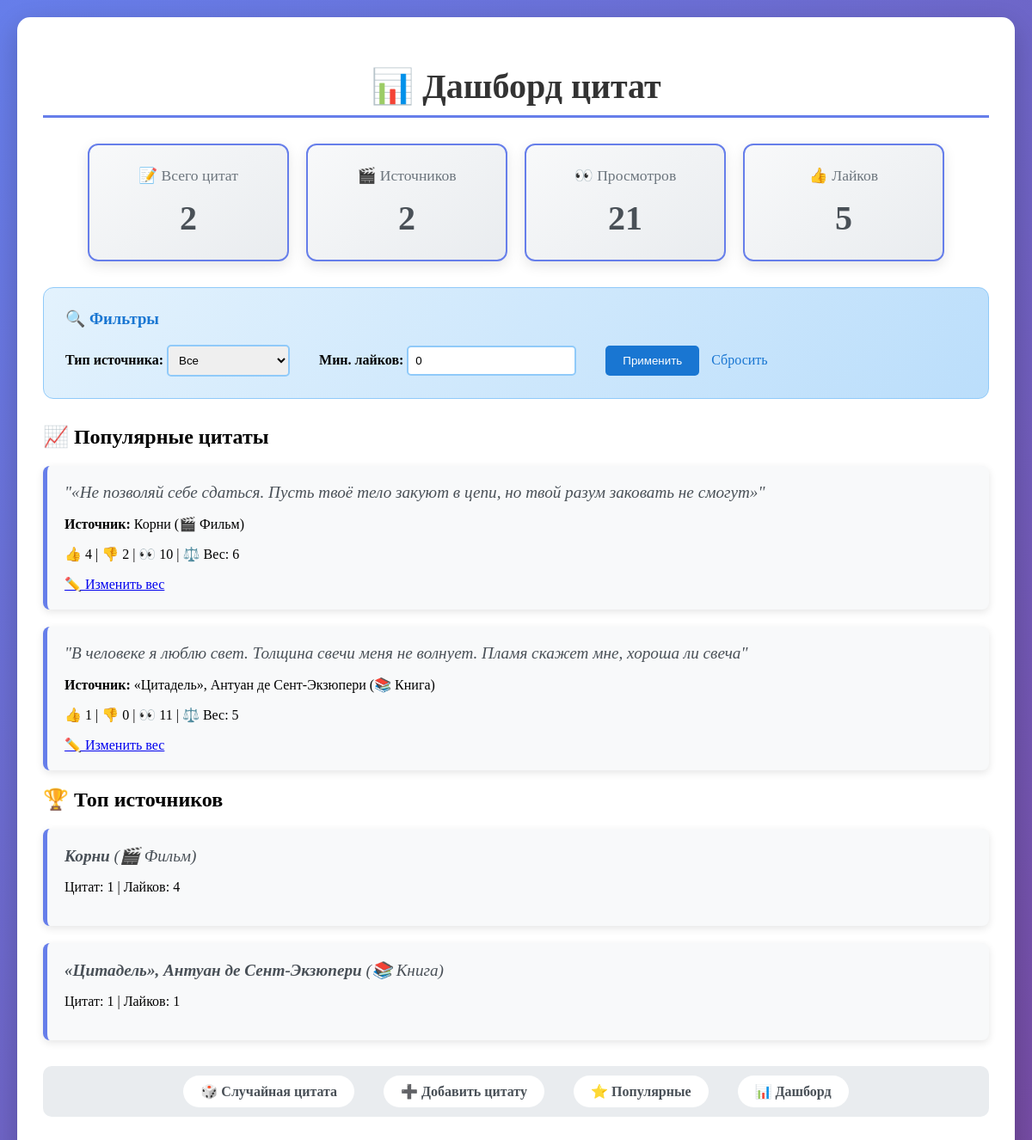
Page /dashboard/ on the earlier database version.
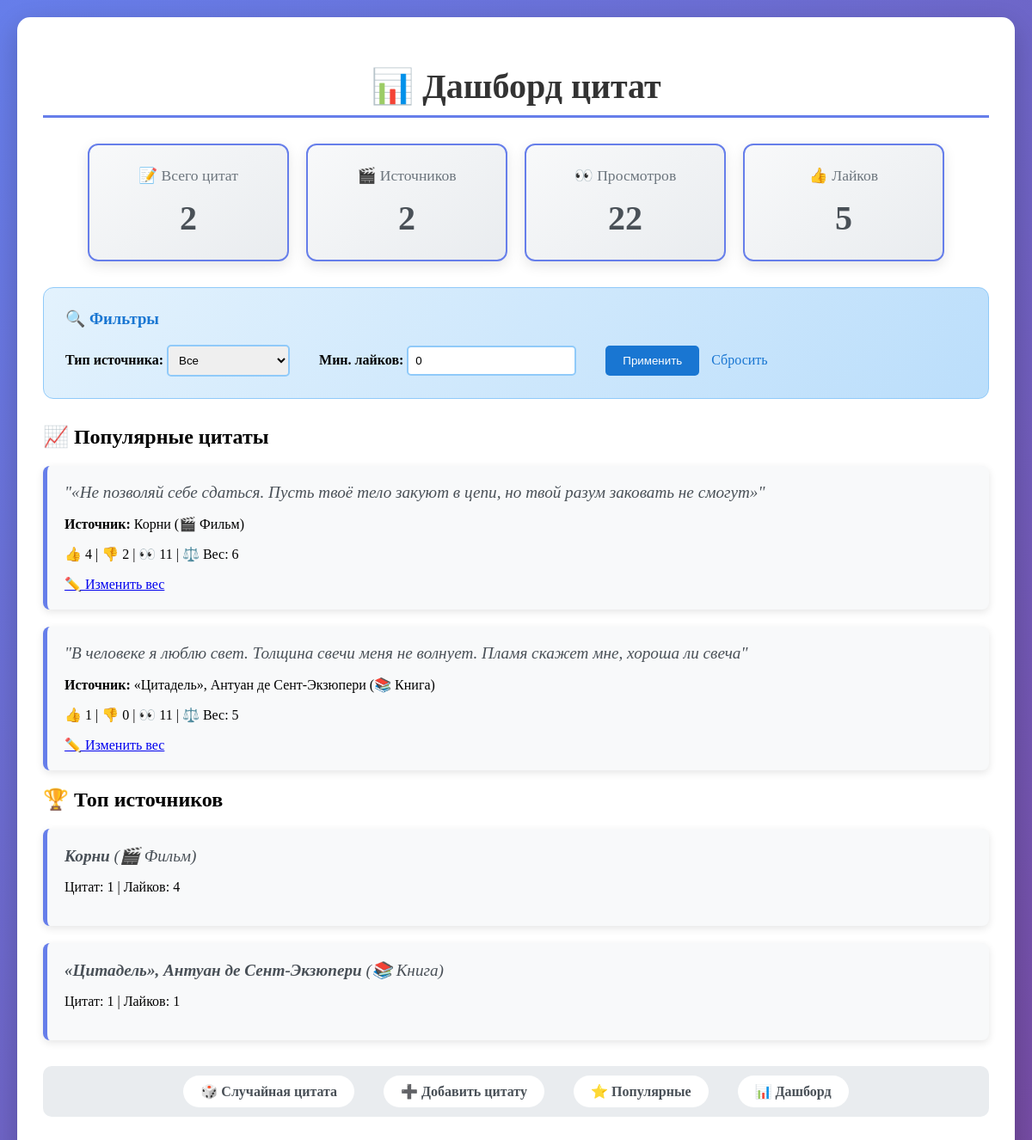
Same page on the later database version.
### quotes/models.py (models this page shows, shortened)
class Quote(models.Model):
    text = models.TextField(unique=True)  # запрещает дубликаты
    source = models.ForeignKey(Source, on_delete=models.CASCADE)
    weight = models.IntegerField(default=1, validators=[MinValueValidator(1), MaxValueValidator(10)])  # вес цитаты
    views = models.IntegerField(default=0)   # счетчик просмотров
    likes = models.IntegerField(default=0)   # лайки
    dislikes = models.IntegerField(default=0) # дизлайки

class Source(models.Model):
    name = models.CharField(max_length=200, unique=True)
    type_choices = [
        ('movie', '🎬 Фильм'),
        ('series', '📺 Сериал'),
        ('book', '📚 Книга'),
        ('song', '🎵 Песня'),
        ('game', '🎮 Игра'),
        ('poem', '📝 Стихотворения'),
        ('speech', '🎤 Выступление'),
        ('social', '📱 Соцсети'),
        ('proverb', '💬 Пословица'),
        ('other', '❓ Другое'),
    ]
    type = models.CharField(max_length=10, choices=type_choices)

### quotes/views.py (the view)
# urls.py: path('dashboard/', views.dashboard, name='dashboard'),
def dashboard(request):
    total_quotes = Quote.objects.count()
    total_sources = Source.objects.count()
    total_views = sum(quote.views for quote in Quote.objects.all())
    total_likes = sum(quote.likes for quote in Quote.objects.all())
    popular_sources = Source.objects.annotate(
        total_quotes=models.Count('quote'),
        total_likes=models.Sum('quote__likes')
    ).order_by('-total_likes')[:5]
    source_type = request.GET.get('type', '')
    min_likes = request.GET.get('min_likes', 0)
    filtered_quotes = Quote.objects.all()
    if source_type:
        filtered_quotes = filtered_quotes.filter(source__type=source_type)
    if min_likes:
        filtered_quotes = filtered_quotes.filter(likes__gte=int(min_likes))
    filtered_quotes = filtered_quotes.order_by('-likes')[:20]
    context = {
        'total_quotes': total_quotes,
        'total_sources': total_sources,
        'total_views': total_views,
        'total_likes': total_likes,
        'popular_sources': popular_sources,
        'filtered_quotes': filtered_quotes,
        'source_type': source_type,
        'min_likes': min_likes,
    }
    return render(request, 'dashboard.html', context)

### quotes/templates/dashboard.html (shortened to what this page needs)
<!DOCTYPE html>
<html>
<head>
</head>
<body>
    <div class="container">
        <h1>📊 Дашборд цитат</h1>
        <div class="stats">
            <div class="stat-card">
                <h3>📝 Всего цитат</h3>
                <p>{{ total_quotes }}</p>
            </div>
            <div class="stat-card">
                <h3>🎬 Источников</h3>
                <p>{{ total_sources }}</p>
            </div>
            <div class="stat-card">
                <h3>👀 Просмотров</h3>
                <p>{{ total_views }}</p>
            </div>
            <div class="stat-card">
                <h3>👍 Лайков</h3>
                <p>{{ total_likes }}</p>
            </div>
        </div>
        <div class="filters">
            <h3>🔍 Фильтры</h3>
            <form method="get">
                <label>Тип источника:
                    <select name="type">
                        <option value="">Все</option>
                    </select>
                </label>
                <label>Мин. лайков:
                    <input type="number" name="min_likes" value="{{ min_likes }}" min="0">
                </label>
                <button type="submit">Применить</button>
                <a href="{% url 'dashboard' %}">Сбросить</a>
            </form>
        </div>
        <h2>📈 Популярные цитаты</h2>
        {% for quote in filtered_quotes %}
        <div class="quote-item">
            <p>"{{ quote.text }}"</p>
            <p><strong>Источник:</strong> {{ quote.source.name }} ({{ quote.source.get_type_display }})</p>
            <p>👍 {{ quote.likes }} | 👎 {{ quote.dislikes }} | 👀 {{ quote.views }} | ⚖️ Вес: {{ quote.weight }}</p>
            <a href="{% url 'edit_quote' quote.id %}">✏️ Изменить вес</a>
        </div>
        {% endfor %}
        <h2>🏆 Топ источников</h2>
        {% for source in popular_sources %}
        <div class="quote-item">
            <p><strong>{{ source.name }}</strong> ({{ source.get_type_display }})</p>
            <p>Цитат: {{ source.total_quotes }} | Лайков: {{ source.total_likes }}</p>
        </div>
        {% endfor %}
        <div class="navigation">
            <a href="{% url 'random_quote' %}">🎲 Случайная цитата</a>
            <a href="{% url 'add_quote' %}">➕ Добавить цитату</a>
            <a href="{% url 'popular_quotes' %}">⭐ Популярные</a>
            <a href="{% url 'dashboard' %}">📊 Дашборд</a>
        </div>
    </div>
</body>

Differences in the rows shown:
changed Quote "Корни": views "10" → "11"
Other differences:
{{ total_views }}: "21" → "22"
